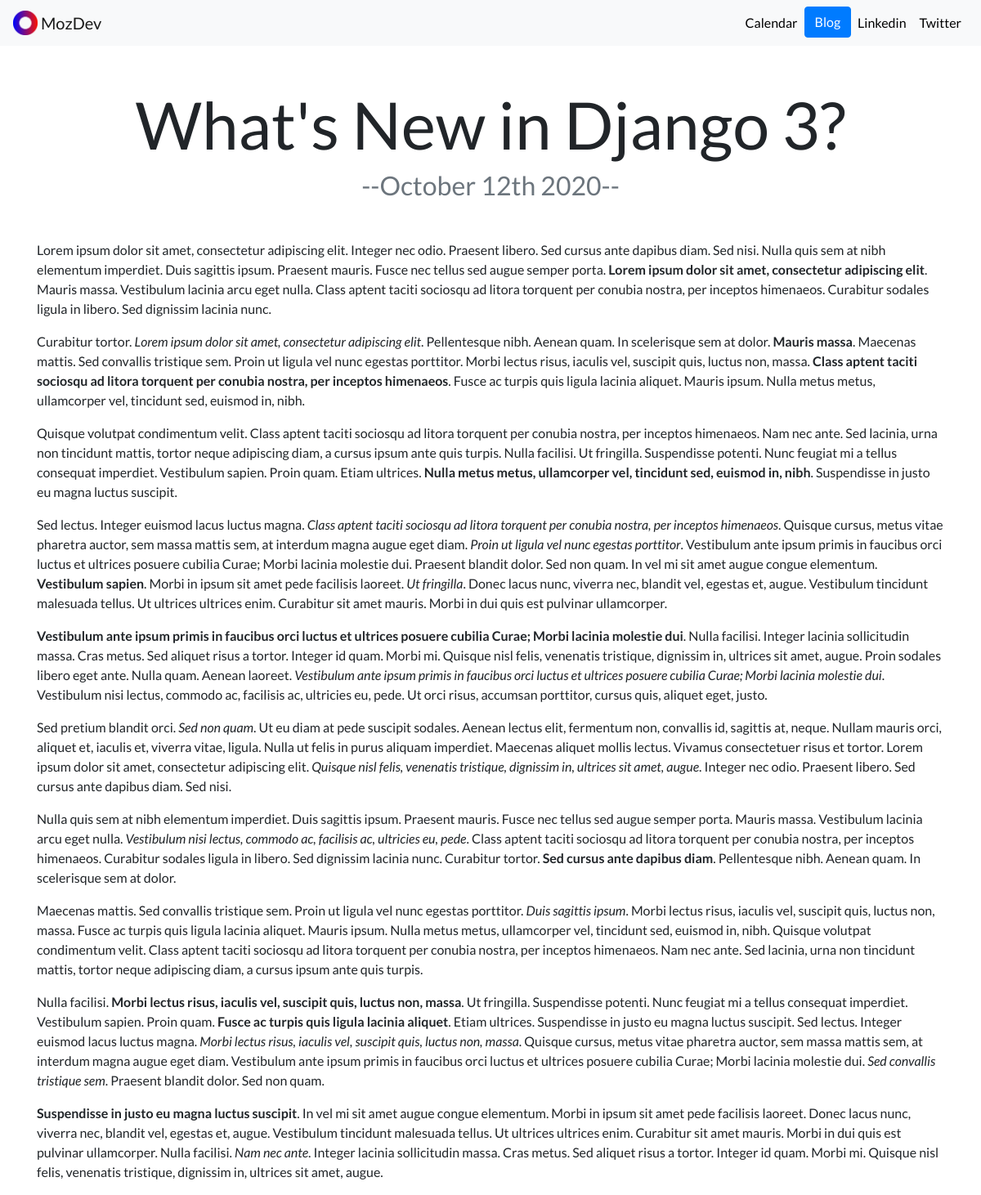
The app's page /blog/4 with its own data.
### blog/models.py (models this page shows, shortened)
class Blog(models.Model):
    title = models.CharField(max_length=200)
    description = models.TextField()
    date = models.DateField(auto_now_add=False)

### blog/views.py (the view)
# urls.py: path('<int:blog_id>', views.detail, name='detail')
def detail(request, blog_id):
    blog = get_object_or_404(Blog, pk=blog_id)
    return render(request, 'blog/detail.html', {'blogs': blog})

### blog/templates/blog/detail.html (shortened to what this page needs)
{% extends 'portfolio/base.html' %}
{% block content %}
    <h1 class="text-center mt-5" id="blogdetailtitle">{{ blogs.title }}</h1>
    <h2 class="text-center text-muted mb-5">--{{ blogs.date|date:'F jS Y' }}--</h2>
    {{ blogs.description|safe }}
{% endblock %}

### portfolio/static/portfolio/custom.css (style rules this page uses)
body { font-family: 'Lato', sans-serif; }
@media (min-width: 992px) { #blogdetailtitle { font-size: 5rem; } }

### records on screen
Blog: title "What's New in Django 3?", date "October 12th 2020", description "Lorem ipsum dolor sit amet, consectetur adipiscing elit. Integer nec odio. Praesent libero. Sed cursus ante dapibus diam. Sed nisi. Nulla quis sem at nibh elementum imperdiet. Duis sagittis ipsum. Praesent mauris. Fusce nec tellus sed augue semper porta. Lorem ipsum dolor sit amet, consectetur adipiscing elit . Mauris massa. Vestibulum lacinia arcu eget nulla. Class aptent taciti sociosqu ad litora torquent per conubia nostra, per inceptos himenaeos. Curabitur sodales ligula in libero. Sed dignissim lacinia nunc. Curabitur tortor. Lorem ipsum dolor sit amet, consectetur adipiscing elit . Pellentesque nibh. Aenean quam. In scelerisque sem at dolor. Mauris massa . Maecenas mattis. Sed…"
